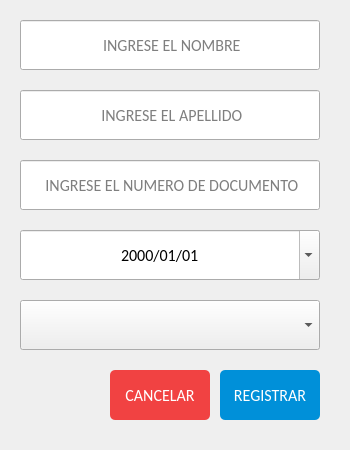
<?xml version="1.0" encoding="UTF-8"?>
<ui version="4.0">
 <class>RegistrarMedico</class>
 <widget class="QMainWindow" name="RegistrarMedico">
  <property name="geometry">
   <rect>
    <x>0</x>
    <y>0</y>
    <width>350</width>
    <height>450</height>
   </rect>
  </property>
  <property name="minimumSize">
   <size>
    <width>350</width>
    <height>450</height>
   </size>
  </property>
  <property name="maximumSize">
   <size>
    <width>350</width>
    <height>450</height>
   </size>
  </property>
  <property name="windowTitle">
   <string>Registrar Medico</string>
  </property>
  <property name="windowIcon">
   <iconset>
    <normaloff>../../ProyectoMejorado/Views/Icons/iconPrincipal.png</normaloff>../../ProyectoMejorado/Views/Icons/iconPrincipal.png</iconset>
  </property>
  <widget class="QWidget" name="centralwidget">
   <widget class="QLineEdit" name="txtNombreMedico">
    <property name="geometry">
     <rect>
      <x>20</x>
      <y>20</y>
      <width>300</width>
      <height>50</height>
     </rect>
    </property>
    <property name="font">
     <font>
      <family>Calibri</family>
      <pointsize>12</pointsize>
     </font>
    </property>
    <property name="focusPolicy">
     <enum>Qt::ClickFocus</enum>
    </property>
    <property name="styleSheet">
     <string notr="true"/>
    </property>
    <property name="maxLength">
     <number>50</number>
    </property>
    <property name="alignment">
     <set>Qt::AlignCenter</set>
    </property>
    <property name="placeholderText">
     <string> INGRESE EL NOMBRE</string>
    </property>
    <property name="clearButtonEnabled">
     <bool>true</bool>
    </property>
   </widget>
   <widget class="QLineEdit" name="txtApellidoMedico">
    <property name="geometry">
     <rect>
      <x>20</x>
      <y>90</y>
      <width>300</width>
      <height>50</height>
     </rect>
    </property>
    <property name="font">
     <font>
      <family>Calibri</family>
      <pointsize>12</pointsize>
     </font>
    </property>
    <property name="focusPolicy">
     <enum>Qt::ClickFocus</enum>
    </property>
    <property name="styleSheet">
     <string notr="true"/>
    </property>
    <property name="maxLength">
     <number>50</number>
    </property>
    <property name="alignment">
     <set>Qt::AlignCenter</set>
    </property>
    <property name="placeholderText">
     <string> INGRESE EL APELLIDO</string>
    </property>
    <property name="clearButtonEnabled">
     <bool>true</bool>
    </property>
   </widget>
   <widget class="QLineEdit" name="txtDocumentoMedico">
    <property name="geometry">
     <rect>
      <x>20</x>
      <y>160</y>
      <width>300</width>
      <height>50</height>
     </rect>
    </property>
    <property name="font">
     <font>
      <family>Calibri</family>
      <pointsize>12</pointsize>
     </font>
    </property>
    <property name="focusPolicy">
     <enum>Qt::ClickFocus</enum>
    </property>
    <property name="styleSheet">
     <string notr="true"/>
    </property>
    <property name="maxLength">
     <number>8</number>
    </property>
    <property name="alignment">
     <set>Qt::AlignCenter</set>
    </property>
    <property name="placeholderText">
     <string> INGRESE EL NUMERO DE DOCUMENTO</string>
    </property>
    <property name="clearButtonEnabled">
     <bool>true</bool>
    </property>
   </widget>
   <widget class="QDateEdit" name="dateMedico">
    <property name="geometry">
     <rect>
      <x>20</x>
      <y>230</y>
      <width>300</width>
      <height>50</height>
     </rect>
    </property>
    <property name="font">
     <font>
      <family>Calibri</family>
      <pointsize>12</pointsize>
     </font>
    </property>
    <property name="cursor">
     <cursorShape>PointingHandCursor</cursorShape>
    </property>
    <property name="focusPolicy">
     <enum>Qt::NoFocus</enum>
    </property>
    <property name="styleSheet">
     <string notr="true"/>
    </property>
    <property name="alignment">
     <set>Qt::AlignCenter</set>
    </property>
    <property name="currentSection">
     <enum>QDateTimeEdit::YearSection</enum>
    </property>
    <property name="displayFormat">
     <string>yyyy/MM/dd</string>
    </property>
    <property name="calendarPopup">
     <bool>true</bool>
    </property>
   </widget>
   <widget class="QPushButton" name="btnRegistrarMedico">
    <property name="geometry">
     <rect>
      <x>220</x>
      <y>370</y>
      <width>100</width>
      <height>50</height>
     </rect>
    </property>
    <property name="font">
     <font>
      <family>Calibri</family>
      <pointsize>12</pointsize>
     </font>
    </property>
    <property name="cursor">
     <cursorShape>PointingHandCursor</cursorShape>
    </property>
    <property name="styleSheet">
     <string notr="true">QPushButton{
background: #0090D9;
border:none;
border-radius: 5px;
color: #fff;
}
QPushButton:hover{
background: #0089D7;
}
</string>
    </property>
    <property name="text">
     <string>REGISTRAR</string>
    </property>
   </widget>
   <widget class="QPushButton" name="btnCancelarMedico">
    <property name="geometry">
     <rect>
      <x>110</x>
      <y>370</y>
      <width>100</width>
      <height>50</height>
     </rect>
    </property>
    <property name="font">
     <font>
      <family>Calibri</family>
      <pointsize>12</pointsize>
     </font>
    </property>
    <property name="cursor">
     <cursorShape>PointingHandCursor</cursorShape>
    </property>
    <property name="styleSheet">
     <string notr="true">QPushButton{
background: #F14242;
border:none;
border-radius: 5px;
color: #fff
}
QPushButton:hover{
background: #ED4D4D;
}</string>
    </property>
    <property name="text">
     <string>CANCELAR</string>
    </property>
   </widget>
   <widget class="QComboBox" name="cmbMedico">
    <property name="geometry">
     <rect>
      <x>20</x>
      <y>300</y>
      <width>300</width>
      <height>50</height>
     </rect>
    </property>
    <property name="font">
     <font>
      <family>Calibri</family>
      <pointsize>12</pointsize>
     </font>
    </property>
    <property name="whatsThis">
     <string/>
    </property>
    <property name="styleSheet">
     <string notr="true"/>
    </property>
    <property name="editable">
     <bool>false</bool>
    </property>
    <property name="insertPolicy">
     <enum>QComboBox::InsertAlphabetically</enum>
    </property>
    <property name="iconSize">
     <size>
      <width>16</width>
      <height>16</height>
     </size>
    </property>
    <property name="placeholderText">
     <string>Seleccione</string>
    </property>
    <property name="duplicatesEnabled">
     <bool>false</bool>
    </property>
    <property name="frame">
     <bool>true</bool>
    </property>
   </widget>
  </widget>
 </widget>
 <resources/>
 <connections/>
</ui>
